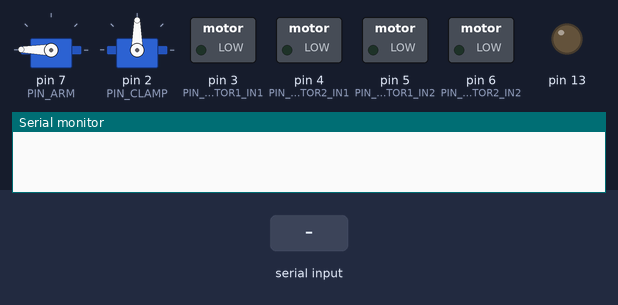
A sketch run on a simulated Arduino Uno, built with avr-gcc and run on an emulated ATmega328P. Shown: 2 × servo, switched loads named in the sketch (green lamp = pin HIGH), output pins drawn as LEDs (lit = HIGH), the last lines printed to the serial monitor. Inputs (shaded band) come from the test bench.

Above: at 2.7 s.
2.8 s: "arm_down\n" received over Serial
4.6 s: "drive_forward\n" received over Serial
At 4.9 s:
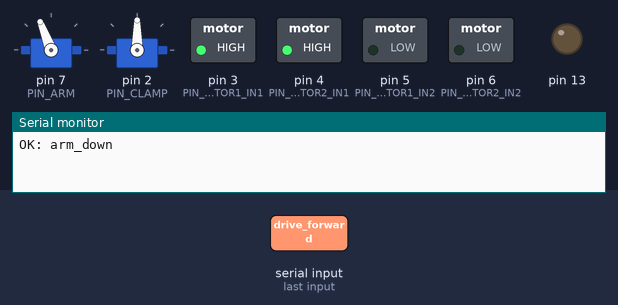
6.1 s: "drive_backward\n" received over Serial
At 7.3 s:
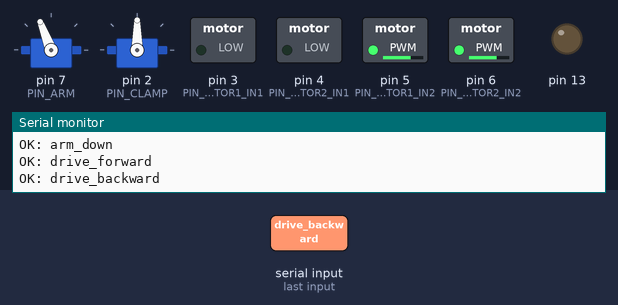
7.6 s: "drive_left\n" received over Serial
At 8.3 s:
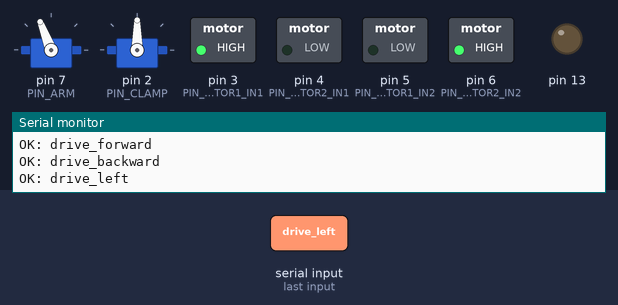
9.1 s: "drive_right\n" received over Serial
At 9.5 s:
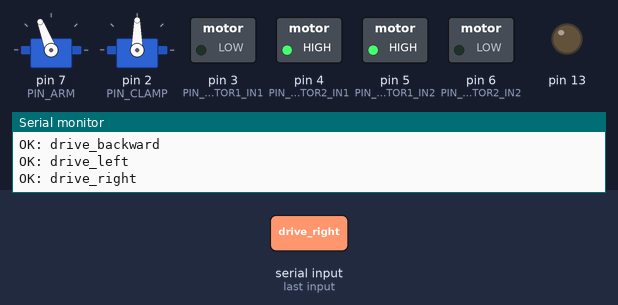
10.6 s: "drive_stop\n" received over Serial
At 11.8 s:
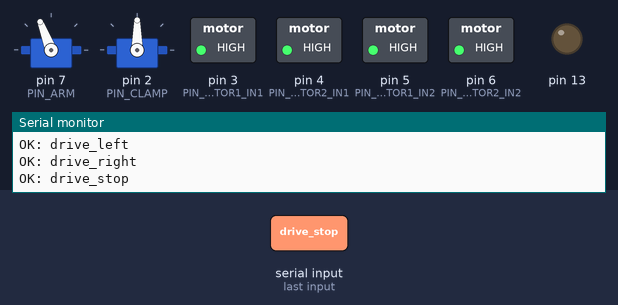
Timing chart, 0 to 13.1 s (numbered marks = the images above; inputs shaded):
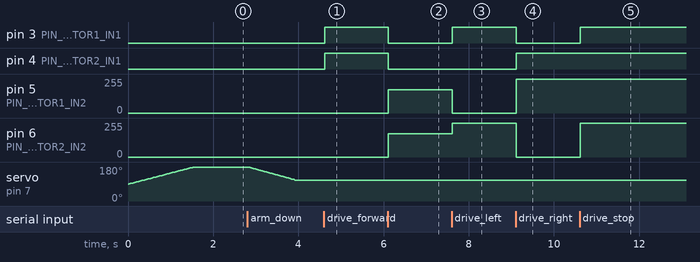

Measured:
- after the input at 4.6 s, pin 3 (PIN_MOTOR1_IN1), pin 4 (PIN_MOTOR2_IN1): LOW → HIGH at once
- after the input at 6.1 s, pin 3 (PIN_MOTOR1_IN1), pin 4 (PIN_MOTOR2_IN1): HIGH → LOW at once; pin 5 (PIN_MOTOR1_IN2), pin 6 (PIN_MOTOR2_IN2): 0/255 → 175/255 at once
- after the input at 7.6 s, pin 3 (PIN_MOTOR1_IN1): LOW → HIGH at once; pin 5 (PIN_MOTOR1_IN2): 175/255 → 0/255 at once; pin 6 (PIN_MOTOR2_IN2): 175/255 → 255/255 at once
- after the input at 9.1 s, pin 3 (PIN_MOTOR1_IN1): HIGH → LOW at once; pin 4 (PIN_MOTOR2_IN1): LOW → HIGH at once; pin 5 (PIN_MOTOR1_IN2): 0/255 → 255/255 at once; pin 6 (PIN_MOTOR2_IN2): 255/255 → 0/255 at once
- after the input at 10.6 s, pin 3 (PIN_MOTOR1_IN1): LOW → HIGH at once; pin 6 (PIN_MOTOR2_IN2): 0/255 → 255/255 at once

The sketch:

AIXY2.0_Hardware_Controller.ino
```cpp
/*
===============================================================================================================================================================
===============================================================================================================================================================

                                                                   _      ___  __  __ __   __  ____         ___
                                                                  / \    |_ _| \ \/ / \ \ / / |___ \       / _ \
                                                                 / _ \    | |   \  /   \ V /    __) |     | | | |
                                                                / ___ \   | |   /  \    | |    / __/   _  | |_| |
                                                               /_/   \_\ |___| /_/\_\   |_|   |_____| (_)  \___/


                                                                            HARDWARE CONTROLER CODE
                                                                            by Pedro Ribeiro Lucas

===============================================================================================================================================================
===============================================================================================================================================================
*/

#include <Servo.h>                                    // Includes the Servo Library
#include <NewPing.h>                                  // Includes the Ultrassonic Sensor Library

#define PIN_MOTOR1_IN1 3                              // Pin responsible for motor1 clockwise control
#define PIN_MOTOR2_IN1 4                              // Pin responsible for motor2 clockwise control
#define PIN_MOTOR1_IN2 5                              // Pin responsible for counterclockwise control
#define PIN_MOTOR2_IN2 6                              // Pin responsible for counterclockwise control

#define PIN_ARM 7                                     // Pin responsible for ARM SERVO
#define PIN_CLAMP 2                                   // Pin responsible for CLAMP SERVO

#define TRIGGER_PIN  11                               // Arduino pin tied to trigger pin on the ultrasonic sensor.
#define ECHO_PIN     10                               // Arduino pin tied to echo pin on the ultrasonic sensor.
#define MAX_DISTANCE 350                              // Maximum distance we want to ping for (in centimeters). Maximum sensor distance is rated at 400-500cm.

Servo arm;
Servo clamp;

NewPing sonar(TRIGGER_PIN, ECHO_PIN, MAX_DISTANCE);   // NewPing setup of pins and maximum distance.

int backward_pwm = 175;                               // PWM used to drive backward
int armPos = 90;                                      // Variable that saves the actual arm servo position
int clampPos = 90;                                    // Variable that saves the actual clamp servo position

void setup() {
  pinMode(PIN_MOTOR1_IN1, OUTPUT);                    // Defining PIN's as ouptuts
  pinMode(PIN_MOTOR1_IN2, OUTPUT);
  pinMode(PIN_MOTOR2_IN1, OUTPUT);
  pinMode(PIN_MOTOR2_IN2, OUTPUT);
  pinMode(13, OUTPUT);
  arm.attach(PIN_ARM);                                // Defining the PIN of ARM SERVO
  clamp.attach(PIN_CLAMP);                            // Defining the PIN of CLAMP SERVO
  Serial.begin(9600);                                 // Start Serial comunication in 9600 bauds
  arm_up();

}

void loop() {
  if (Serial.available()) {
    String command = Serial.readStringUntil('\n');    // Read command until newline
    command.trim();                                   // Remove whitespaces or extra characters

    // Compare command strings directly and send back confirmation
    if (command == "drive_forward") {
      drive_forward();
      Serial.println("OK: drive_forward");
    } else if (command == "drive_backward") {
      drive_backward();
      Serial.println("OK: drive_backward");
    } else if (command == "drive_left") {
      drive_left();
      Serial.println("OK: drive_left");
    } else if (command == "drive_right") {
      drive_right();
      Serial.println("OK: drive_right");
    } else if (command == "drive_release") {
      drive_release();
      Serial.println("OK: drive_release");
    } else if (command == "drive_stop") {
      drive_stop();
      Serial.println("OK: drive_stop");
    } else if (command == "ultrassonic_data") {
      float dist = ultrassonic_data();
      Serial.print("DIST: ");
      Serial.println(dist);
    } else if (command == "arm_down") {
      arm_down();
      Serial.println("OK: arm_down");
    } else if (command == "arm_up") {
      arm_up();
      Serial.println("OK: arm_up");
    } else if (command == "clamp_catch") {
      clamp_catch();
      Serial.println("OK: clamp_catch");
    } else if (command == "clamp_release") {
      clamp_release();
      Serial.println("OK: clamp_release");
    } else if (command == "flash_light") {
      flash();
      Serial.println("OK: flashed_light");
    } else if (command == "light_on") {
      light_on();
      Serial.println("OK: light_on");
    } else if (command == "light_off") {
      light_off();
      Serial.println("OK: light_off");
    } else {
      Serial.println("COMMAND NOT FOUND!");
    }
  }
}


// === MOTOR COMMANDS ===

void drive_forward() {
  digitalWrite(PIN_MOTOR1_IN2, LOW);
  digitalWrite(PIN_MOTOR2_IN2, LOW);
  digitalWrite(PIN_MOTOR1_IN1, HIGH);
  digitalWrite(PIN_MOTOR2_IN1, HIGH);
  delay(300);
}

void drive_backward() {
  digitalWrite(PIN_MOTOR1_IN1, LOW);
  digitalWrite(PIN_MOTOR2_IN1, LOW);
  analogWrite(PIN_MOTOR1_IN2, backward_pwm);
  analogWrite(PIN_MOTOR2_IN2, backward_pwm);
  delay(300);
}

void drive_right() {
  digitalWrite(PIN_MOTOR1_IN1, LOW);
  digitalWrite(PIN_MOTOR2_IN1, HIGH);
  digitalWrite(PIN_MOTOR1_IN2, HIGH);
  digitalWrite(PIN_MOTOR2_IN2, LOW);
  delay(300);
}

void drive_left() {
  digitalWrite(PIN_MOTOR1_IN1, HIGH);
  digitalWrite(PIN_MOTOR2_IN1, LOW);
  digitalWrite(PIN_MOTOR1_IN2, LOW);
  digitalWrite(PIN_MOTOR2_IN2, HIGH);
  delay(300);
}

void drive_release() {
  digitalWrite(PIN_MOTOR1_IN1, LOW);
  digitalWrite(PIN_MOTOR2_IN1, LOW);
  digitalWrite(PIN_MOTOR1_IN2, LOW);
  digitalWrite(PIN_MOTOR2_IN2, LOW);
}

void drive_stop() {
  digitalWrite(PIN_MOTOR1_IN1, HIGH);
  digitalWrite(PIN_MOTOR2_IN1, HIGH);
  digitalWrite(PIN_MOTOR1_IN2, HIGH);
  digitalWrite(PIN_MOTOR2_IN2, HIGH);
}


// === SERVO AND SENSOR COMMANDS ===

void arm_down() {
  for (int pos = armPos; pos > 110; pos--) {
    arm.write(pos);
    delay(16);
  }
  armPos = 110;
}

void arm_up() {
  for (int pos = armPos; pos < 180; pos++) {
    arm.write(pos);
    delay(17);
  }
  armPos = 180;
}

void clamp_release() {
  for (int pos = clampPos; pos > 90; pos--) {
    clamp.write(pos);
    delay(15);
  }
  clampPos = 90;
}

void clamp_catch() {
  for (int pos = clampPos; pos < 170; pos++) {
    clamp.write(pos);
    delay(15);
  }
  clampPos = 170;
}

float ultrassonic_data() {
  return sonar.ping_cm();                             // Return ping distance in cm
}


// === LIGHT COMMANDS ===

void flash() {
  digitalWrite(13, HIGH);
  delay(600);
  digitalWrite(13, LOW);
}

void light_on() {
  digitalWrite(13, HIGH);
}

void light_off() {
  digitalWrite(13, LOW);
}
```
